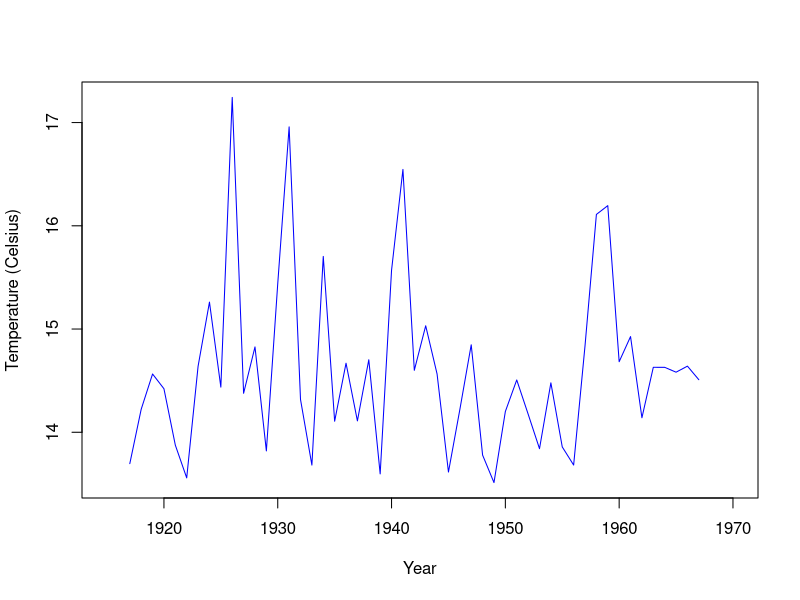
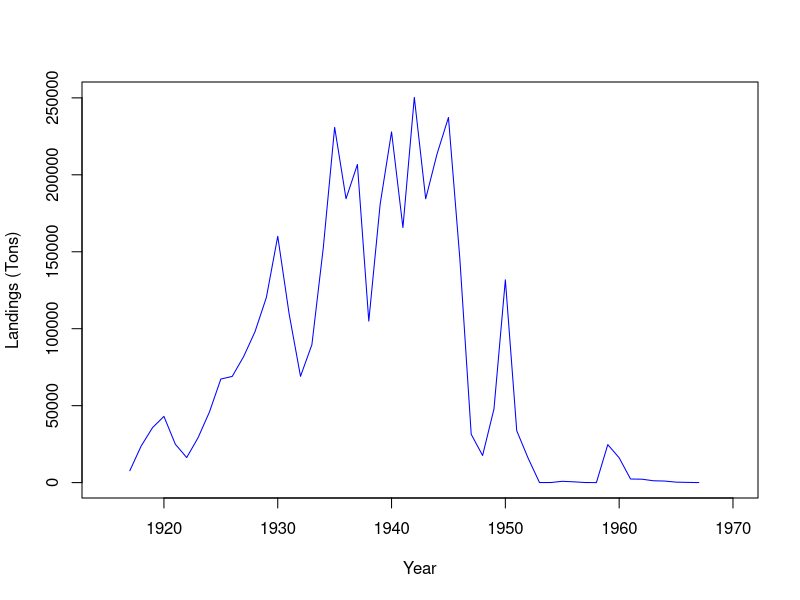
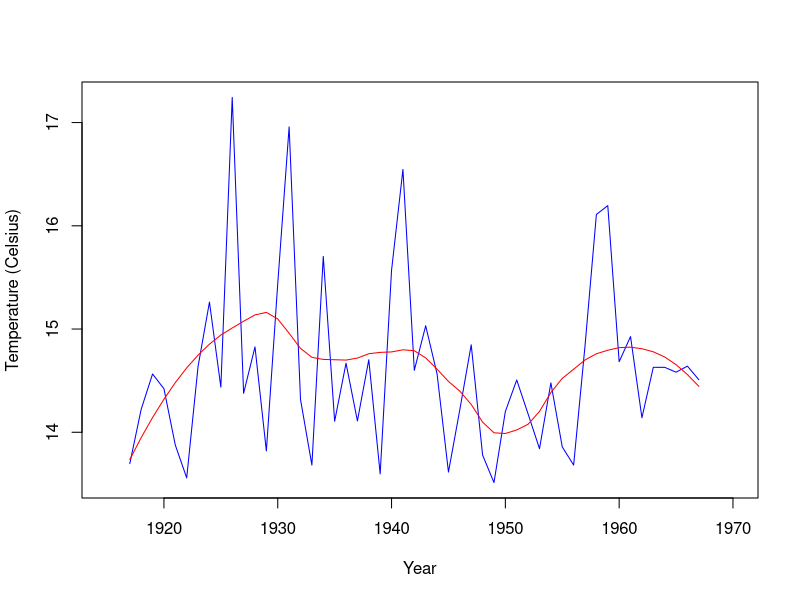
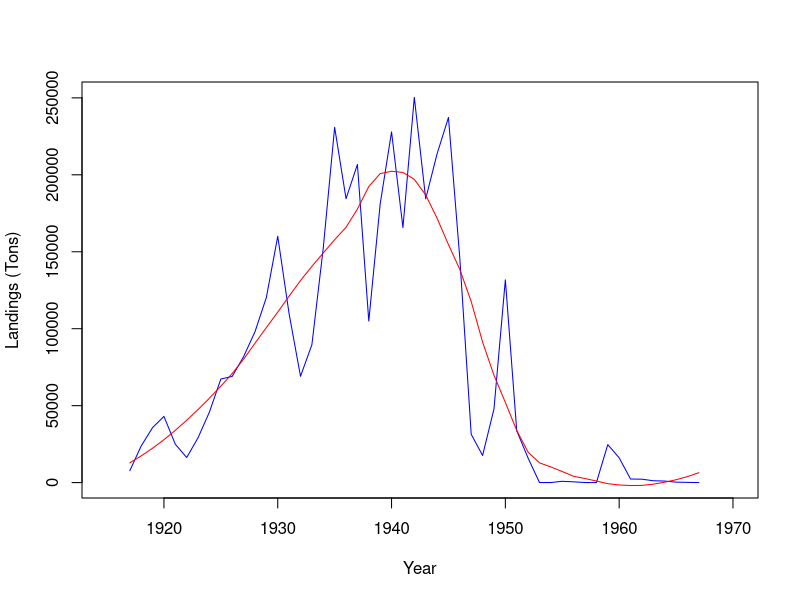
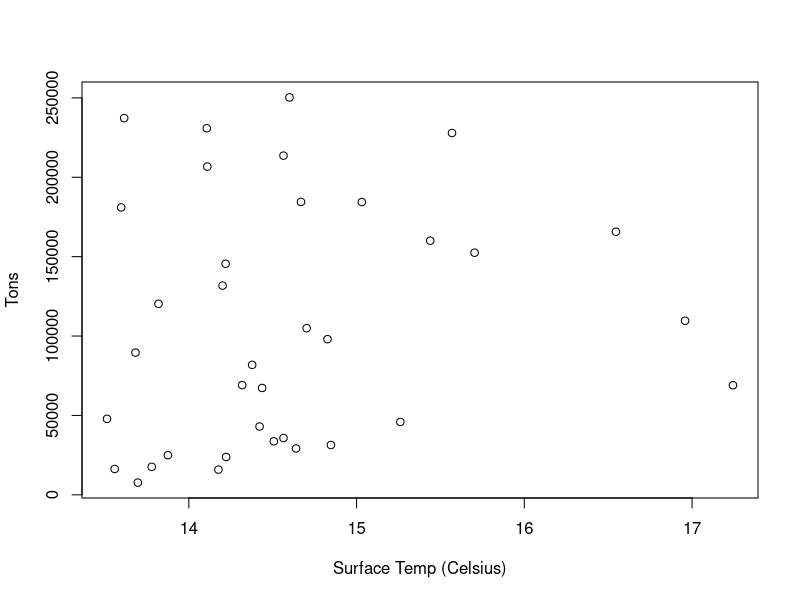
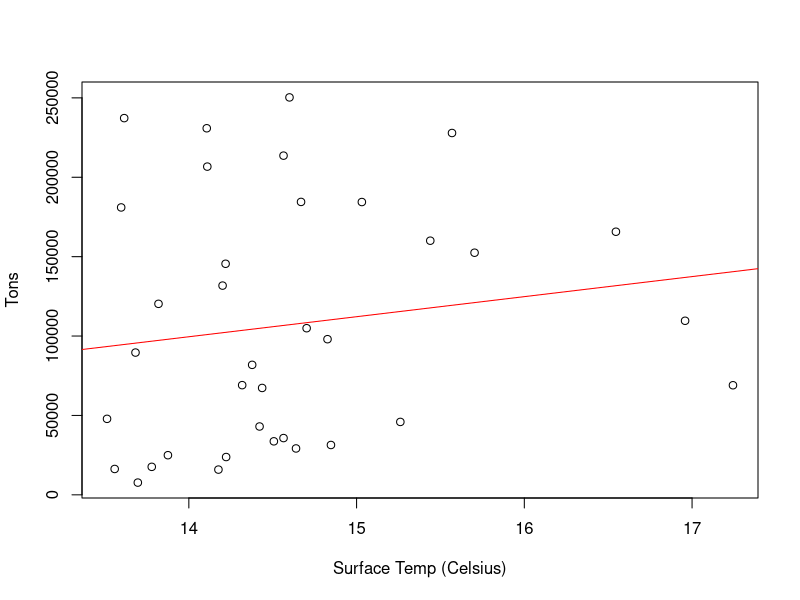
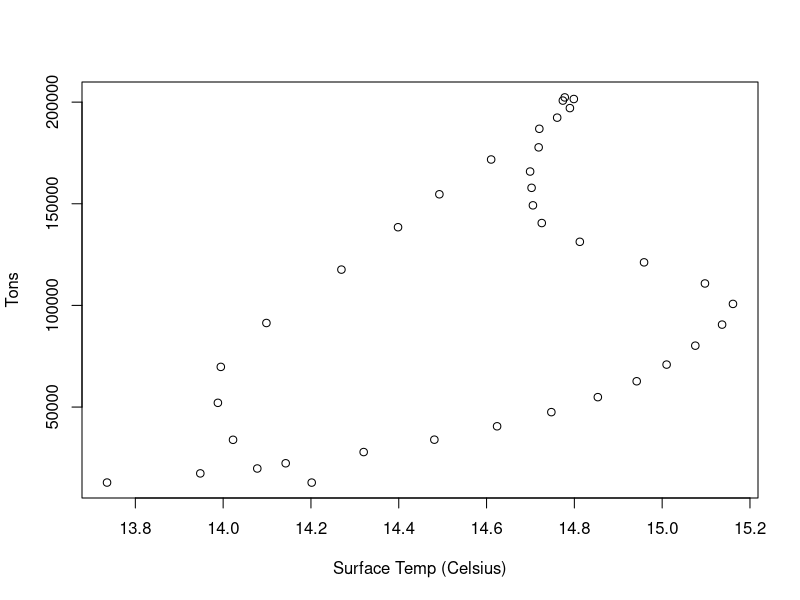
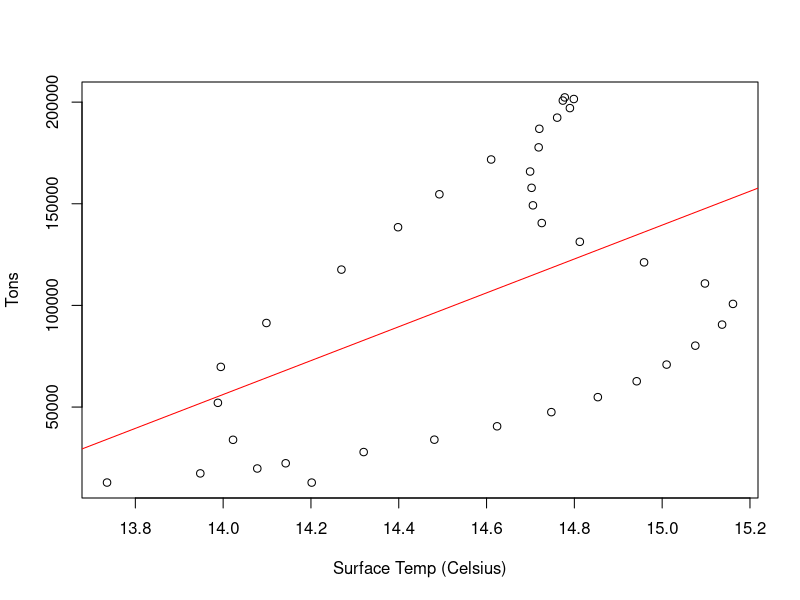

Write R code to recreate these figures, in order.
## ---- chunk 1
knitr::opts_chunk$set(echo = TRUE) 
## ---- chunk 2

# Load dplyr package (make sure it is installed first).
library(dplyr) 

setwd("C:/stories/_fish")

# Read in ocean temperature dataset.
temps_df <- read.csv('../data/scripps_ocean_temps.csv') 

# Read in sardine landings dataset.
landings_df <- read.csv('../data/sardine_landings_ueber.csv') 

## ---- chunk 3

temps_df <- temps_df[,-5]         # Remove 5th column b/c all missing data 
temps_df <- na.omit(temps_df)     # Remove any other missing data observations

# Create a subset using the month variable for Feb, March, and April.
temps_df <- subset(temps_df, month == 2 | month == 3 | month == 4) 

# Create another subset for years less than 1968.
temps_df <- subset(temps_df, year < 1968) 

avg_temps_df <- temps_df %>%                   # Call the dataset.
                  group_by(year) %>%           # Group the observations by year.
                  summarize(mean(surf_temp_c)) # Calculate the mean ocean temperature by year.

colnames(avg_temps_df)[2] <- "avg_temp"        # Name the column avg_temp.
## ---- chunk 4

plot(avg_temps_df$year, avg_temps_df$avg_temp, # x-axis, y-axis.                  
     type = "l",                               # Type of graph is a line graph ("l" for lines).
     col  = "blue",                            # Color of the lines.
     main = "",                                # Overall title for the plot.
     xlim = c(1915, 1970),                     # Range of values for the x-axis.
     xlab = "Year",                            # Label for the x-axis.
     ylab = 'Temperature (Celsius)')           # Label for the y-axis.

## ---- chunk 5

plot(landings_df$year, landings_df$monterey_tons,                  
     type = "l",
     col  = "blue",
     main = "",
     xlim = c(1915, 1970),
     xlab = 'Year',
     ylab = 'Landings (Tons)')

## ---- chunk 6

# Model that fits mutliple regressions locally with 50% smoothing span.
temp_model <- loess(avg_temp ~ year, data = avg_temps_df, span = .50) 

# Predicted values from the loess model.
temp_line  <- predict(temp_model)

# Same plot as above with raw data.
plot(avg_temps_df$year, avg_temps_df$avg_temp,                   
     type = "l",
     col  = "blue",
     main = "",
     xlim = c(1915, 1970),
     xlab = "Year",
     ylab = 'Temperature (Celsius)')

# Adds a line in red with predicted values.
lines(temp_line, x = avg_temps_df$year, col = 'red')  

## ---- chunk 7

landing_model <- loess(monterey_tons ~ year, data = landings_df, span = .50)
landing_line  <- predict(landing_model)

plot(landings_df$year, landings_df$monterey_tons,                  
     type = "l",
     col  = "blue",
     main = "",
     xlim = c(1915, 1970),
     xlab = 'Year',
     ylab = 'Landings (Tons)')

lines(landing_line, x = landings_df$year, col = 'red')

## ---- chunk 8

# Combines the avg temp and landings data into one dataset by year.
analysis_raw_df <- merge(avg_temps_df, landings_df, by = 'year') 

# Subset the dataset so that only landings of more than 500 tons are included.
analysis_raw_df <- subset(analysis_raw_df, monterey_tons > 500)

# Subset the dataset so that only years before 1954 are included.
analysis_raw_df <- subset(analysis_raw_df, year < 1954)

# Graph the dataset.
plot(x = analysis_raw_df$avg_temp, y = analysis_raw_df$monterey_tons, 
     xlab = 'Surface Temp (Celsius)',
     ylab = 'Tons')

## ---- chunk 9

# Correlation between the two variables of interest.
raw_cor <- cor(analysis_raw_df$monterey_tons, analysis_raw_df$avg_temp) 

## ---- chunk 10

# Simple linear regression model with y ~ x.
fit_raw <- lm(analysis_raw_df$monterey_tons ~ analysis_raw_df$avg_temp)

# Plot of the dataset.
plot(x = analysis_raw_df$avg_temp, y = analysis_raw_df$monterey_tons, 
     xlab = 'Surface Temp (Celsius)',
     ylab = 'Tons')

# Add the linear regression line to the plot.
abline(fit_raw, col = 'red') 

## ---- chunk 11

# Create a dataframe with the smoothed data for the landings.
landing_df <- data.frame("landings" = landing_line) 

# Create a dataframe with the smoothed data for ocean temperature.
temp_df    <- data.frame("temps" = temp_line)

# Add a column in each dataset with the year.
landing_df$year <- 1917:1967 
temp_df$year    <- 1917:1967

# Merge datasets by year.
analysis_smooth_df <- merge(temp_df, landing_df, by = 'year') 

# Subset landings greater than 500 tons.
analysis_smooth_df <- subset(analysis_smooth_df, landings > 500) 

# Subset year less than 1954.
analysis_smooth_df <- subset(analysis_smooth_df, year < 1954) 

# Plot the dataset.
plot(x = analysis_smooth_df$temps, y = analysis_smooth_df$landings,
     xlab = 'Surface Temp (Celsius)',
     ylab = 'Tons')

## ---- chunk 12

smooth_cor <- cor(analysis_smooth_df$landings, analysis_smooth_df$temps)

## ---- chunk 13

fit_smooth <- lm(analysis_smooth_df$landings ~ analysis_smooth_df$temps)

plot(x = analysis_smooth_df$temps, y = analysis_smooth_df$landings,
     xlab = 'Surface Temp (Celsius)',
     ylab = 'Tons')

abline(fit_smooth, col = 'red')

